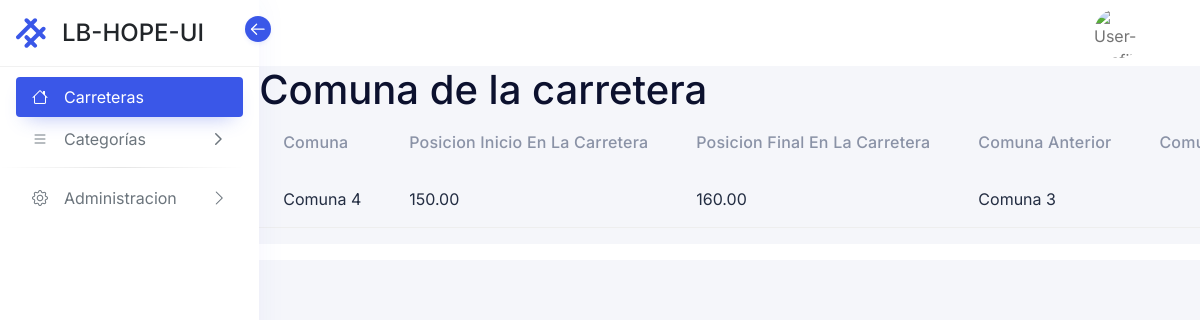
Page /?view=comuna&opt=comuna&Comuna=Tramo 4 on the committed database.
### tables this page shows
CREATE TABLE comunas (
    id_Comuna INT AUTO_INCREMENT PRIMARY KEY,
    Nombre VARCHAR(255) NOT NULL,
    Kilometros DECIMAL(10, 2) NOT NULL,
    Pos_Inicio DECIMAL(10, 2) NOT NULL,
    Pos_Final DECIMAL(10, 2) NOT NULL,
    Tramo_id INT,
    Comuna_Anterior INT,
    Comuna_Posterior INT,
    FOREIGN KEY (Tramo_id) REFERENCES tramos(id_Tramo),
    FOREIGN KEY (Comuna_Anterior) REFERENCES comunas(id_Comuna),
    FOREIGN KEY (Comuna_Posterior) REFERENCES comunas(id_Comuna)
);

### core/controller/Model.php (called while the page is built, shortened)
<?php
class Model {
	public static function exists($modelname){
		$fullpath = self::getFullpath($modelname);
		$found=false;
		if(file_exists($fullpath)){
			$found = true;
		}
		return $found;
	}
	public static function getFullpath($modelname){
		return "core/app/model/".$modelname.".php";
	}
	public static function many($query,$aclass){
		$cnt = 0;
		$array = array();
		while($r = $query->fetch_array()){
			$array[$cnt] = new $aclass;
			$cnt2=1;
			foreach ($r as $key => $v) {
				if($cnt2>0 && $cnt2%2==0){
					$array[$cnt]->$key = $v;
				}
				$cnt2++;
			}
			$cnt++;
		}
		return $array;
	}
}
?>

### core/controller/Executor.php (called while the page is built, shortened)
<?php
class Executor {
	public static function doit($sql){
		$con = Database::getCon();
		return array($con->query($sql),$con->insert_id);
	}
}
?>

### core/app/model/ComunaData.php (called while the page is built, shortened)
<?php
class ComunaData extends Extra{
	public static function getByTramo($Tramo)
	{
        $sql = "select
            c.id_Comuna,
            c.Nombre AS Nombre_Comuna,
            c.Pos_Inicio,
            c.Pos_Final,
            c.Kilometros AS Kilometros,
            ca.Nombre AS Comuna_Anterior,
            cp.Nombre AS Comuna_Posterior
            FROM
                comunas c
            JOIN
                tramos t ON t.id_Tramo = c.Tramo_id
            LEFT JOIN
                comunas ca ON c.Comuna_Anterior = ca.id_Comuna
            LEFT JOIN
                comunas cp ON c.Comuna_Posterior = cp.id_Comuna
            WHERE
                t.Nombre = '$Tramo';";
		$query = Executor::doit($sql);
		return Model::many($query[0],new ComunaData());
	}
}
?>

### core/controller/Layout.php (called while the page is built)
<?php
class Module {
	public static function loadLayout(){
		include "core/app/layouts/layout.php";
	}
}
?>

### core/controller/Lb.php (called while the page is built, shortened)
<?php
class Lb {
	public function start(){
		include "core/app/init.php";
	}
}
?>

### index.php (called while the page is built, shortened)
<?php
$lb = new Lb();
$lb->start();
?>

### core/app/view/comuna-view.php (the view, shortened to what this page needs)
<?php
    if(isset($_GET["opt"]) && $_GET["opt"] == "comuna"){
			$comuna = ComunaData::getByTramo($_GET['Comuna']);
			$found = false;
			if($comuna!=null){
					$found=true;
			}
if($found){
?>
<p class="h1">Comuna de la carretera</p>
<div class="bd-example table-responsive">
        <table class="table table-striped">
            <thead>
            <tr>
                <th scope="col">Comuna</th>
                <th scope="col">Posicion inicio en la carretera</th>
                <th scope="col">Posicion final en la carretera</th>
                <th scope="col">Comuna anterior</th>
                <th scope="col">Comuna posterior</th>
            </tr>
            </thead>
            <tbody>
            <?php
		        foreach ($comuna as $key => $row) {
		    ?>
            <tr>
                <td><?php echo $row->Nombre_Comuna; ?></td>
                <td><?php echo $row->Pos_Inicio; ?></td>
                <td><?php echo $row->Pos_Final; ?></td>
                <td><?php echo $row->Comuna_Anterior; ?></td>
                <td><?php echo $row->Comuna_Posterior; ?></td>
            </tr>
            <?php
                }
            ?>
            </tbody>
        </table>
</div>
<?php
}
    }
?>

### rows in the picture
comunas: Nombre "Comuna 4", Pos_Inicio "150.00", Pos_Final "160.00", Comuna_Anterior.Nombre "Comuna 3"
